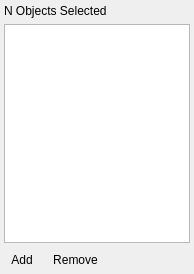
<?xml version="1.0" encoding="UTF-8"?>
<ui version="4.0">
 <class>SpawnToolDialog</class>
 <widget class="QDialog" name="SpawnToolDialog">
  <property name="geometry">
   <rect>
    <x>0</x>
    <y>0</y>
    <width>194</width>
    <height>274</height>
   </rect>
  </property>
  <property name="windowTitle">
   <string>Spawn Point</string>
  </property>
  <layout class="QGridLayout" name="gridLayout">
   <property name="leftMargin">
    <number>4</number>
   </property>
   <property name="topMargin">
    <number>4</number>
   </property>
   <property name="rightMargin">
    <number>4</number>
   </property>
   <property name="bottomMargin">
    <number>4</number>
   </property>
   <item row="2" column="0">
    <layout class="QHBoxLayout" name="horizontalLayout">
     <item>
      <widget class="QToolButton" name="add">
       <property name="toolTip">
        <string>Add Profession</string>
       </property>
       <property name="text">
        <string>Add</string>
       </property>
       <property name="icon">
        <iconset resource="editor.qrc">
         <normaloff>:/images/22x22/add.png</normaloff>:/images/22x22/add.png</iconset>
       </property>
       <property name="autoRaise">
        <bool>true</bool>
       </property>
      </widget>
     </item>
     <item>
      <widget class="QToolButton" name="remove">
       <property name="toolTip">
        <string>Remove Profession</string>
       </property>
       <property name="text">
        <string>Remove</string>
       </property>
       <property name="icon">
        <iconset resource="editor.qrc">
         <normaloff>:/images/22x22/remove.png</normaloff>:/images/22x22/remove.png</iconset>
       </property>
       <property name="autoRaise">
        <bool>true</bool>
       </property>
      </widget>
     </item>
     <item>
      <spacer name="horizontalSpacer">
       <property name="orientation">
        <enum>Qt::Horizontal</enum>
       </property>
       <property name="sizeHint" stdset="0">
        <size>
         <width>40</width>
         <height>20</height>
        </size>
       </property>
      </spacer>
     </item>
    </layout>
   </item>
   <item row="1" column="0">
    <widget class="QListWidget" name="list"/>
   </item>
   <item row="0" column="0">
    <widget class="QLabel" name="label">
     <property name="text">
      <string>N Objects Selected</string>
     </property>
    </widget>
   </item>
  </layout>
 </widget>
 <resources>
  <include location="editor.qrc"/>
 </resources>
 <connections/>
</ui>
